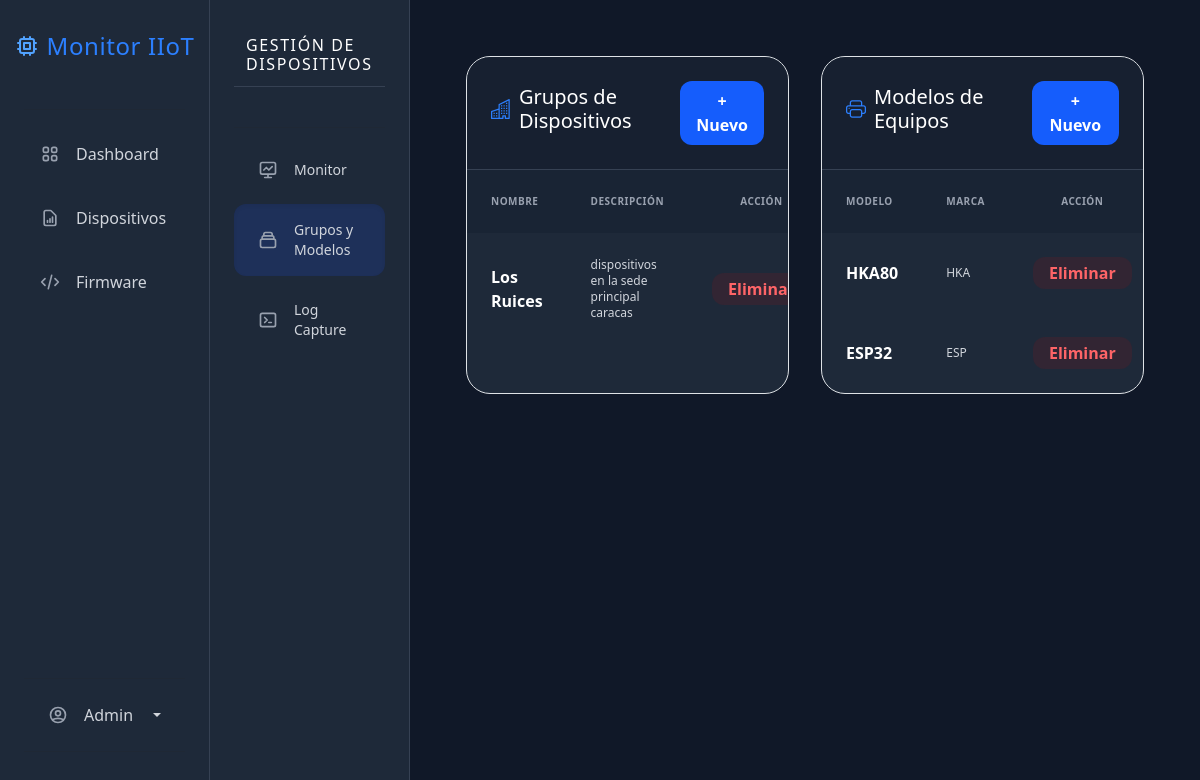
/grupos-modelos/ (signed in), run on an earlier commit of the app's database.
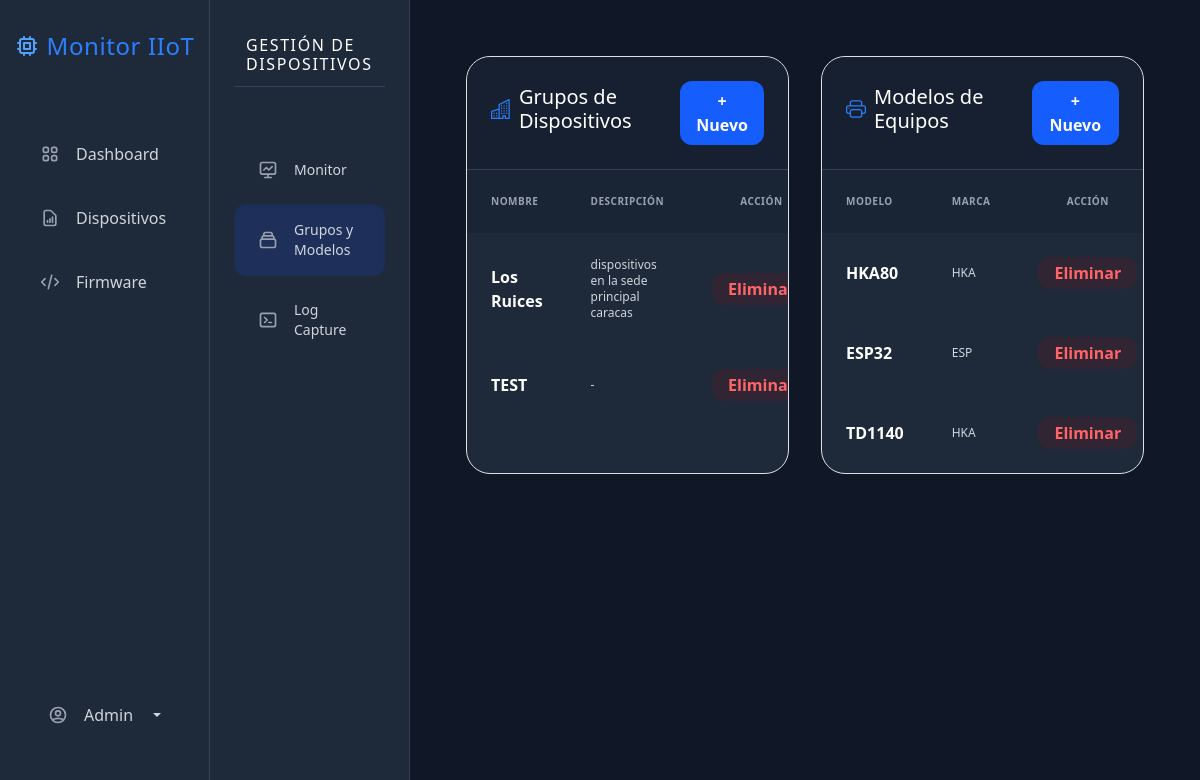
And on a later commit of the database.
### impresoras/models.py (models this page shows, shortened)
class Grupo(models.Model):
    nombre = models.CharField(max_length=100)
    descripcion = models.TextField(blank=True, null=True)

class ModeloEquipo(models.Model):
    nombre = models.CharField(max_length=100, unique=True)
    marca = models.CharField(max_length=100, blank=True, null=True)

### impresoras/views.py (the view, shortened to what this page needs)
# urls.py: path('grupos-modelos/', grupos_modelos, name='grupos_modelos'),
@login_required
def grupos_modelos(request):
    grupos = Grupo.objects.all()
    modelos = ModeloEquipo.objects.all()
    return render(request, 'grupos_modelos.html', {
        'grupos': grupos,
        'modelos': modelos
    })

### templates/grupos_modelos.html (shortened to what this page needs)
{% extends 'dispositivos_base.html' %}
{% block dispositivos_content %}
<div class="p-4 md:p-8">
    <div class="grid grid-cols-1 lg:grid-cols-2 gap-8">
        <div class="bg-gray-800 rounded-3xl border border-gray-700 overflow-hidden">
            <div class="p-6 border-b border-gray-700 flex justify-between items-center bg-gray-900/50">
                <h5 class="text-white font-bold flex items-center gap-2">
                    <i class="bi bi-buildings text-blue-500"></i> Grupos de Dispositivos
                </h5>
                <button class="bg-blue-600 text-white text-xs font-bold px-3 py-2 rounded-lg" data-bs-toggle="modal" data-bs-target="#modalNuevoGrupo">
                    + Nuevo
                </button>
            </div>
            <table class="w-full text-left text-gray-300">
                <thead class="bg-gray-900/30 text-gray-400 text-[10px] uppercase tracking-wider">
                    <tr>
                        <th class="p-4">Nombre</th>
                        <th class="p-4">Descripción</th>
                        <th class="p-4 text-center">Acción</th>
                    </tr>
                </thead>
                <tbody class="divide-y divide-gray-700">
                    {% for g in grupos %}
                    <tr class="hover:bg-gray-700/30">
                        <td class="p-4 font-bold text-white">{{ g.nombre }}</td>
                        <td class="p-4 text-xs">{{ g.descripcion|default:"-" }}</td>
                        <td class="p-4 text-right">
                            <button class="text-red-400 bg-red-900/20 px-3 py-1 rounded-md text-xs font-bold hover:bg-red-900/40"
                                    data-bs-toggle="modal" data-bs-target="#modalEliminarGrupo-{{ g.id }}">Eliminar</button>
                        </td>
                    </tr>
                    {% endfor %}
                </tbody>
            </table>
        </div>
        <div class="bg-gray-800 rounded-3xl border border-gray-700 overflow-hidden">
            <div class="p-6 border-b border-gray-700 flex justify-between items-center bg-gray-900/50">
                <h5 class="text-white font-bold flex items-center gap-2">
                    <i class="bi bi-printer text-blue-500"></i> Modelos de Equipos
                </h5>
                <button class="bg-blue-600 text-white text-xs font-bold px-3 py-2 rounded-lg" data-bs-toggle="modal" data-bs-target="#modalNuevoModelo">
                    + Nuevo
                </button>
            </div>
            <table class="w-full text-left text-gray-300">
                <thead class="bg-gray-900/30 text-gray-400 text-[10px] uppercase tracking-wider">
                    <tr>
                        <th class="p-4">Modelo</th>
                        <th class="p-4">Marca</th>
                        <th class="p-4 text-center">Acción</th>
                    </tr>
                </thead>
                <tbody class="divide-y divide-gray-700">
                    {% for m in modelos %}
                    <tr class="hover:bg-gray-700/30">
                        <td class="p-4 font-bold text-white">{{ m.nombre }}</td>
                        <td class="p-4 text-xs">{% if m.marca %}{{ m.marca }}{% else %}-{% endif %}</td>
                        <td class="p-4 text-right">
                            <button class="text-red-400 bg-red-900/20 px-3 py-1 rounded-md text-xs font-bold hover:bg-red-900/40"
                                    data-bs-toggle="modal" data-bs-target="#modalEliminarModelo-{{ m.id }}">Eliminar</button>
                        </td>
                    </tr>
                    {% endfor %}
                </tbody>
            </table>
        </div>
    </div>
</div>
{% endblock %}

### templates/dispositivos_base.html (shortened to what this page needs)
{% extends 'base.html' %}
{% block content %}
<div class="flex h-screen bg-gray-900 overflow-hidden">
    <div class="bg-gray-800 border-r border-gray-700 !flex flex-col p-4" style="height: 100vh; position: sticky; top: 0; overflow-y: auto; width: 200px; flex-shrink: 0;">
        <div class="p-1 border-b border-gray-700 mb-4">
            <h6 class="text-white uppercase tracking-widest text-[0.7rem] font-bold m-2 flex items-center gap-3">
                Gestión de Dispositivos
            </h6>
        </div>
        <hr class="border-gray-700 mb-6">
        <ul class="!flex flex-col gap-2 flex-grow p-0 m-0" style="list-style: none;">
            <li>
                <a hx-get="{% url 'dispositivos_lista' %}"
                hx-target="#contenido-principal"
                hx-select="#contenido-principal"
                hx-push-url="true"
                class="menu-item !flex items-center gap-3 px-4 py-3 rounded-xl !text-gray-300 font-medium transition-all duration-200 hover:bg-gray-700 hover:!text-white cursor-pointer group {% if request.resolver_match.url_name == 'dispositivos_lista' %}activo{% endif %}"
                style="text-decoration: none;">
                    <span class="text-sm">Monitor</span>
                </a>
            </li>
            <li>
                <a hx-get="{% url 'grupos_modelos' %}"
                hx-target="#contenido-principal"
                hx-select="#contenido-principal"
                hx-push-url="true"
                class="menu-item !flex items-center gap-3 px-4 py-3 rounded-xl !text-gray-300 font-medium transition-all duration-200 hover:bg-gray-700 hover:!text-white cursor-pointer group {% if request.resolver_match.url_name == 'grupos_modelos' %}activo{% endif %}"
                style="text-decoration: none;">
                    <span class="text-sm">Grupos y Modelos</span>
                </a>
            </li>
            <li>
                <a hx-get="{% url 'log_capture' %}"
                hx-target="#contenido-principal"
                hx-select="#contenido-principal"
                hx-push-url="true"
                class="menu-item !flex items-center gap-3 px-4 py-3 rounded-xl !text-gray-300 font-medium transition-all duration-200 hover:bg-gray-700 hover:!text-white cursor-pointer group {% if request.resolver_match.url_name == 'log_capture' %}activo{% endif %}"
                style="text-decoration: none;">
                    <span class="text-sm">Log Capture</span>
                </a>
            </li>
        </ul>
    </div>
    <div class="flex-grow bg-gray-900 overflow-auto p-8">
        {% block dispositivos_content %}
        {% endblock %}
    </div>
</div>
{% endblock %}

### templates/base.html (shortened to what this page needs)
{% load tailwind_tags %}
<!DOCTYPE html>
<html lang="es">
<head>
    {% tailwind_css %}
    <link href="https://cdn.jsdelivr.net/npm/bootstrap@5.3.0/dist/css/bootstrap.min.css" rel="stylesheet">
    <link rel="stylesheet" href="https://cdn.jsdelivr.net/npm/bootstrap-icons@1.11.0/font/bootstrap-icons.css">
</head>
<body class="font-sans bg-gray-900 text-gray-100">
    {% if request.user.is_authenticated %}
        <div class="d-flex">
            <div class="bg-gray-800 border-r border-gray-700 !flex flex-col p-4" style="height: 100vh; position: sticky; top: 0; overflow-y: auto; width: 210px; flex-shrink: 0;">
                <div class="mb-8 mt-2 text-center">
                    <h4 class="text-xl font-bold !text-blue-500 tracking-wide !flex items-center justify-center gap-2 m-0">
                        <span class="whitespace-nowrap">Monitor IIoT</span>
                    </h4>
                </div>
                <hr class="border-gray-700 mb-6">
                <ul class="!flex flex-col gap-2 flex-grow p-0 m-0" style="list-style: none;">
                    <li>
                        <a hx-get="/dashboard/"
                            hx-target="#contenido-principal"
                            hx-select="#contenido-principal"
                            hx-push-url="true"
                            class="menu-item !flex items-center gap-3 px-3 py-3 rounded-xl !text-gray-300 font-medium transition-all duration-200 hover:bg-gray-700 hover:!text-white cursor-pointer group"
                            onclick="marcarActivo(this)"
                            style="text-decoration: none;">
                            <span>Dashboard</span>
                        </a>
                    </li>
                    <li>
                        <a hx-get="/dispositivos/"
                            hx-target="#contenido-principal"
                            hx-select="#contenido-principal"
                            hx-push-url="true"
                            class="menu-item !flex items-center gap-3 px-3 py-3 rounded-xl !text-gray-300 font-medium transition-all duration-200 hover:bg-gray-700 hover:!text-white cursor-pointer group"
                            onclick="marcarActivo(this)"
                            style="text-decoration: none;">
                            <span>Dispositivos</span>
                        </a>
                    </li>
                    <li>
                        <a hx-get="/firmware/"
                            hx-target="#contenido-principal"
                            hx-select="#contenido-principal"
                            hx-push-url="true"
                            class="menu-item !flex items-center gap-3 px-3 py-3 rounded-xl !text-gray-300 font-medium transition-all duration-200 hover:bg-gray-700 hover:!text-white cursor-pointer group"
                            onclick="marcarActivo(this)"
                            style="text-decoration: none;">
                            <svg class="w-5 h-5 !text-gray-400 group-hover:!text-blue-400 transition-colors flex-shrink-0" fill="none" stroke="currentColor" viewBox="0 0 24 24"><path stroke-linecap="round" stroke-linejoin="round" stroke-width="2" d="M10 20l4-16m4 4l4 4-4 4M6 16l-4-4 4-4"></path></svg>
                            <span>Firmware</span>
                        </a>
                    </li>
                </ul>
                <hr class="border-gray-700 my-4">
                <ul class="!flex flex-col gap-2 p-0 m-0" style="list-style: none;">
                    {% if request.user.is_superuser %}
                        <li class="nav-item dropdown">
                            <a class="nav-link dropdown-toggle px-4 py-0 rounded-xl !text-gray-300 font-medium transition-all hover:bg-gray-700 hover:!text-white cursor-pointer !flex items-center gap-3" href="#" id="navbarScrollingDropdown" role="button" data-bs-toggle="dropdown" aria-expanded="false" style="text-decoration: none;">
                                <span>Admin</span>
                            </a>
                        </li>
                    {% endif %}
                </ul>
                <hr class="border-gray-700 my-4">
                </div>
            <div id="contenido-principal" class="bg-gray-900 flex-1 h-screen overflow-y-auto">
                <div class="toast-container position-fixed bottom-0 end-0 p-3" style="z-index: 1055;" id="contenedor-toasts"></div>
                {% block content %}{% endblock %}
            </div>
        </div>
    {% else %}
        <div class="min-h-screen flex items-center justify-center p-4 bg-gray-900">
            <div class="w-full max-w-md">
                {% block login_content %}{% endblock %}
            </div>
        </div>
    {% endif %}
</body>
</html>

### templates/base.html (style rules this page uses)
.menu-item.activo { background-color: rgba(30, 58, 138, 0.4) !important; color: #dbeafe !important; box-shadow: inset 0 2px 4px 0 rgba(0, 0, 0, 0.06) !important; }
.menu-item.activo svg { color: #60a5fa !important; }
button, .btn, .dropdown-item, .btn-action { border-radius: 0.75rem !important; transition: all 0.2s ease-in-out !important; }

What changed in the data, as far as the page shows it:
added Grupo: nombre "TEST", descripcion "-"
added ModeloEquipo: nombre "TD1140", marca "HKA"
